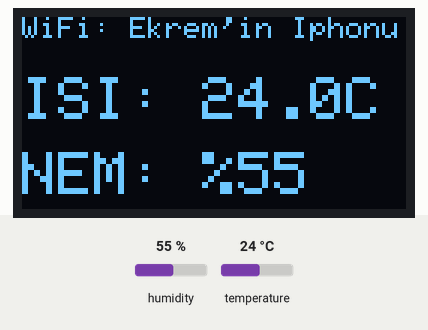
Simulated run of this sketch. Board: ESP8266 (NodeMCU). On the bench: 128×64 one-colour display. The inputs (shaded band) are chosen by the test bench; at power-on: humidity 55 %, temperature 24 °C. WiFi joins after 1.5 s; servers stay silent unless stated; random numbers use the default seed unless the sketch sets one; no MQTT or app messages arrive unless stated; what the sketch prints to the serial monitor is not drawn.

Above: at 5.6 s.
5.7 s: humidity set to 22 %
At 10.3 s:
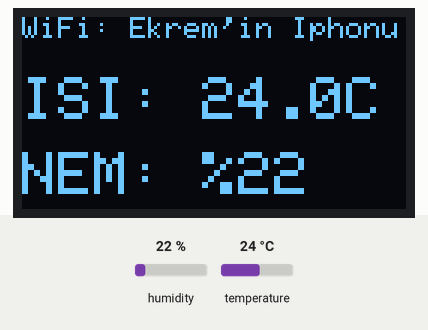
12.6 s: temperature set to 12 °C
At 15.4 s:
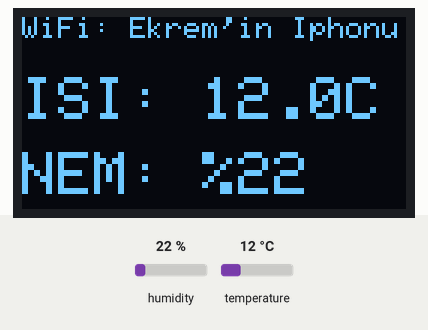
19.5 s: humidity set to 40 %
At 20.4 s:
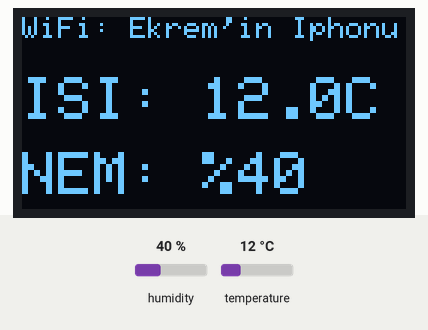
26.4 s: temperature set to 19 °C
At 30.5 s:
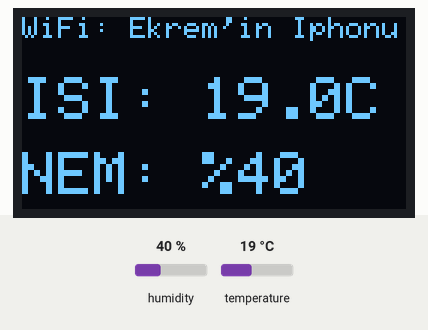
Timing chart, 0 to 32.0 s (numbered marks = the images above; inputs shaded):
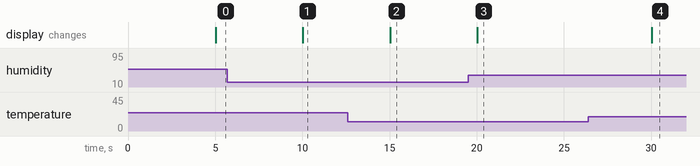

The sketch:

Tubitak_Ortam_Sicakligi.ino
```cpp
#include <ESP8266WiFi.h>
#include <PubSubClient.h>
#include <DHT.h>
#include <Adafruit_GFX.h>
#include <Adafruit_SSD1306.h>

// --- WiFi Ayarları ---
const char* ssid = "Ekrem'in Iphonu";
const char* password = "12345...";

// --- MQTT Ayarları ---
const char* mqtt_server = "broker.hivemq.com";
const char* temp_topic = "burak37/sicaklik";
const char* hum_topic = "burak37/nem";

// --- Donanım Pinleri ---
#define DHTPIN D4
#define DHTTYPE DHT22
#define SCREEN_WIDTH 128
#define SCREEN_HEIGHT 64

DHT dht(DHTPIN, DHTTYPE);
Adafruit_SSD1306 display(SCREEN_WIDTH, SCREEN_HEIGHT, &Wire, -1);
WiFiClient espClient;
PubSubClient client(espClient);

unsigned long lastMsg = 0;

void setup_wifi() {
  delay(10);
  Serial.println("\n---------------------------------");
  Serial.print(ssid);
  Serial.println(" agina baglaniliyor...");

  WiFi.begin(ssid, password);
  while (WiFi.status() != WL_CONNECTED) {
    delay(500);
    Serial.print(".");
  }
  Serial.println("\nWiFi baglandi! IP: " + WiFi.localIP().toString());
}

void reconnect() {
  while (!client.connected()) {
    Serial.print("MQTT baglantisi deneniyor...");
    String clientId = "ESP8266Client-" + String(random(0xffff), HEX);
    if (client.connect(clientId.c_str())) {
      Serial.println("baglandi!");
    } else {
      Serial.print("hata, rc=");
      Serial.print(client.state());
      delay(5000);
    }
  }
}

void setup() {
  Serial.begin(115200);
  dht.begin();

  if(!display.begin(SSD1306_SWITCHCAPVCC, 0x3C)) {
    Serial.println(F("OLED hatası!"));
    for(;;);
  }

  display.clearDisplay();
  display.setTextColor(WHITE);
  display.setTextSize(1);
  display.setCursor(20, 25);
  display.println("SISTEM ACILIYOR...");
  display.display();

  setup_wifi();
  client.setServer(mqtt_server, 1883);
}

void loop() {
  if (!client.connected()) {
    reconnect();
  }
  client.loop();

  unsigned long now = millis();
  if (now - lastMsg > 5000) { // 5 saniyede bir güncelle
    lastMsg = now;

    float h = dht.readHumidity();
    float t = dht.readTemperature();

    if (isnan(h) || isnan(t)) {
      Serial.println("Sensorden veri okunamadi! Baglantiyi kontrol et.");
      display.clearDisplay();
      display.setCursor(0,0);
      display.println("SENSOR HATASI!");
      display.display();
      return;
    }

    // 1. Seri Port Çıktısı
    Serial.printf("Sicaklik: %.1f C | Nem: %%%.0f\n", t, h);

    // 2. MQTT Yayınlama
    client.publish(temp_topic, String(t).c_str());
    client.publish(hum_topic, String(h).c_str());

    // 3. OLED Görüntüleme
    display.clearDisplay();
    display.setTextSize(1);
    display.setCursor(0,0);
    display.print("WiFi: "); display.print(ssid);

    display.setTextSize(2);
    display.setCursor(0, 20);
    display.print("ISI: "); display.print(t, 1); display.print("C");

    display.setCursor(0, 45);
    display.print("NEM: %"); display.print(h, 0);
    display.display();
  }
}
```

Measured:
- after the input at 5.7 s, the display: changes after 4.3 s (image 1)
- after the input at 12.6 s, the display: changes after 2.4 s (image 2)
- after the input at 19.5 s, the display: changes after 0.54 s (image 3)
- after the input at 26.4 s, the display: changes after 3.6 s (image 4)
